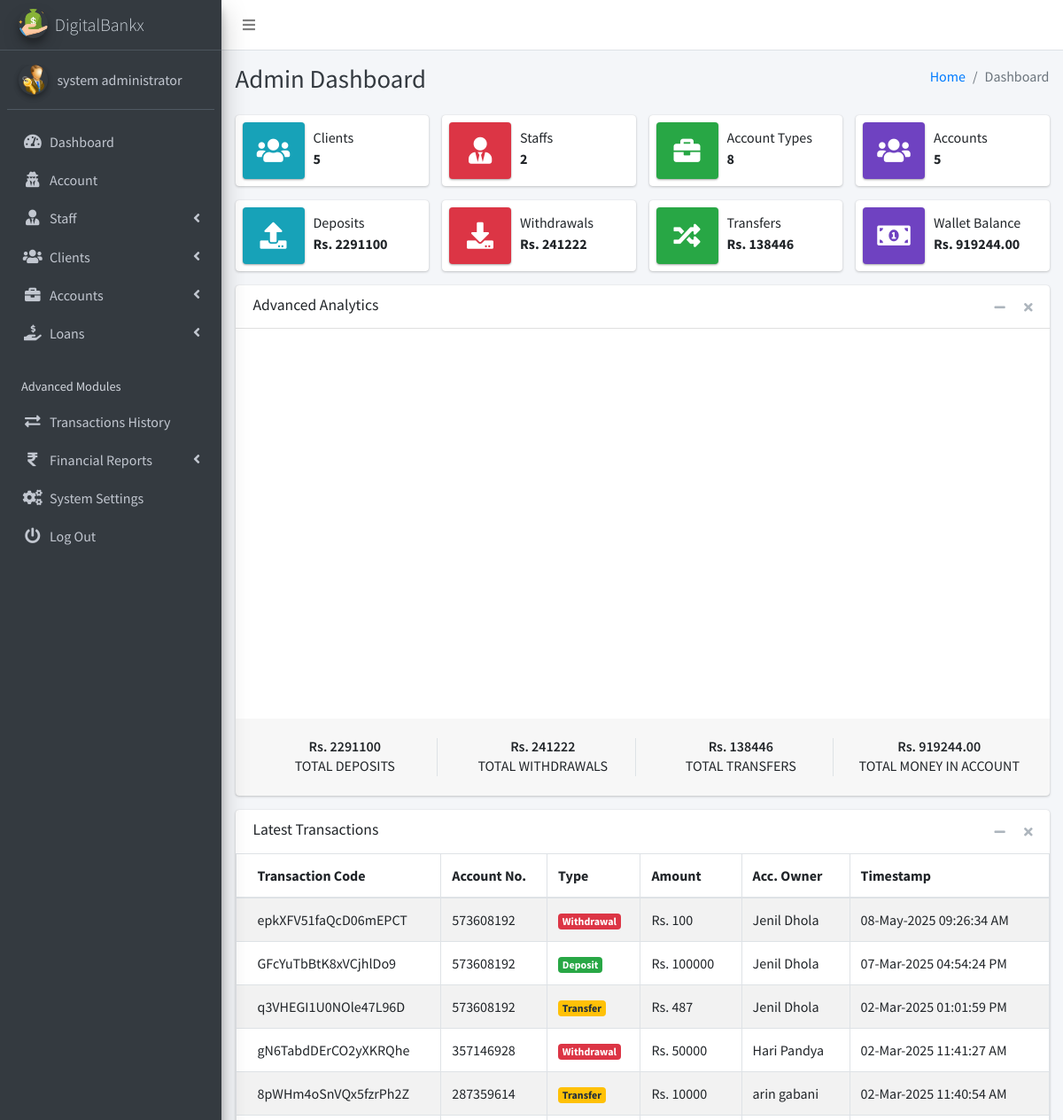
/admin/pages_dashboard.php (signed in, upper part), run on an earlier commit of the app's database.
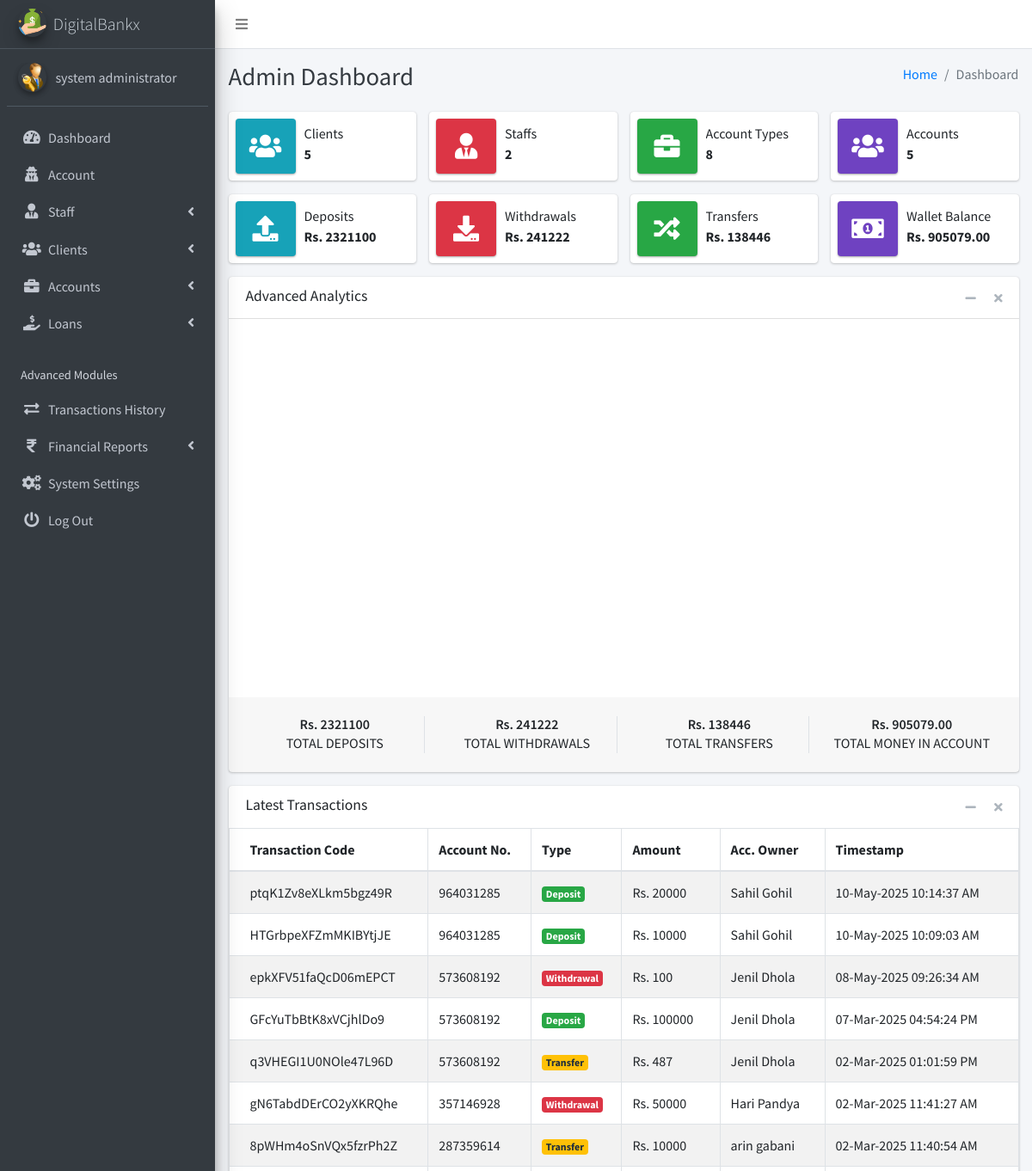
And on a later commit of the database.
### tables this page shows
CREATE TABLE `ib_systemsettings` (
  `id` int(20) NOT NULL,
  `sys_name` longtext NOT NULL,
  `sys_tagline` longtext NOT NULL,
  `sys_logo` varchar(200) NOT NULL,
  `is_active` tinyint(1) NOT NULL DEFAULT 1
);

CREATE TABLE `ib_admin` (
  `admin_id` int(11) NOT NULL,
  `name` varchar(200) NOT NULL,
  `email` varchar(200) NOT NULL,
  `number` varchar(200) NOT NULL,
  `password` varchar(200) NOT NULL,
  `profile_pic` varchar(200) NOT NULL,
  `is_active` tinyint(1) NOT NULL DEFAULT 1,
  `otp` varchar(6) DEFAULT NULL,
  `otp_expiry` datetime DEFAULT NULL
);

CREATE TABLE `ib_transactions` (
  `tr_id` int(20) NOT NULL,
  `tr_code` varchar(200) NOT NULL,
  `account_id` int(20) NOT NULL,
  `tr_type` varchar(200) NOT NULL,
  `tr_status` varchar(200) NOT NULL,
  `client_id` int(10) UNSIGNED NOT NULL,
  `transaction_amt` varchar(200) NOT NULL,
  `receiving_acc_no` varchar(200) DEFAULT NULL,
  `created_at` timestamp(6) NOT NULL DEFAULT current_timestamp(6) ON UPDATE current_timestamp(6),
  `is_active` tinyint(1) NOT NULL DEFAULT 1
);

CREATE TABLE `ib_bankaccounts` (
  `account_id` int(20) NOT NULL,
  `acc_name` varchar(200) NOT NULL,
  `account_number` varchar(200) NOT NULL,
  `acc_type` varchar(200) NOT NULL,
  `acc_rates` varchar(200) NOT NULL,
  `acc_status` varchar(200) NOT NULL,
  `acc_amount` decimal(10,2) NOT NULL,
  `client_id` int(10) UNSIGNED DEFAULT NULL,
  `created_at` timestamp(6) NOT NULL DEFAULT current_timestamp(6) ON UPDATE current_timestamp(6),
  `is_active` tinyint(1) NOT NULL DEFAULT 1
);

### admin/pages_dashboard.php (the view, shortened to what the changed rows need)
<?php
include('conf/config.php');
$result = "SELECT SUM(transaction_amt) FROM iB_Transactions WHERE  tr_type = 'Deposit' ";
$stmt = $mysqli->prepare($result);
$stmt->execute();
$stmt->bind_result($iB_deposits);
$result = "SELECT SUM(acc_amount) FROM iB_bankAccounts";
$stmt = $mysqli->prepare($result);
$stmt->execute();
$stmt->bind_result($TotalBalInAccount);
?>
<!DOCTYPE html>
<html lang="en">
<?php include("dist/_partials/head.php"); ?>
<body class="hold-transition sidebar-mini layout-fixed layout-navbar-fixed">
  <div class="wrapper">
    <?php include("dist/_partials/sidebar.php"); ?>
    <div class="content-wrapper">
      <div class="content-header">
        <div class="container-fluid">
          <div class="row mb-2">
            <div class="col-sm-6">
              <h1 class="m-0 text-dark">Admin Dashboard</h1>
            </div>
          </div>
        </div>
      </div>
      <section class="content">
        <div class="container-fluid">
          <div class="row">
            <div class="col-12 col-sm-6 col-md-3">
              <div class="info-box">
                <div class="info-box-content">
                  <span class="info-box-text">Deposits</span>
                  <span class="info-box-number">
                    Rs. <?php echo $iB_deposits; ?>
                  </span>
                </div>
              </div>
            </div>
            <div class="col-12 col-sm-6 col-md-3">
              <div class="info-box mb-3">
                <div class="info-box-content">
                  <span class="info-box-text">Wallet Balance</span>
                  <span class="info-box-number">Rs. <?php echo $TotalBalInAccount; ?></span>
                </div>
              </div>
            </div>
          </div>
          <div class="row">
            <div class="col-md-12">
              <div class="card">
                <div class="card-footer">
                  <div class="row">
                    <div class="col-sm-3 col-6">
                      <div class="description-block border-right">
                        <h5 class="description-header">Rs. <?php echo $iB_deposits; ?></h5>
                        <span class="description-text">TOTAL DEPOSITS</span>
                      </div>
                    </div>
                    <div class="col-sm-3 col-6">
                      <div class="description-block">
                        <h5 class="description-header">Rs. <?php echo $TotalBalInAccount; ?> </h5>
                        <span class="description-text">TOTAL MONEY IN Account</span>
                      </div>
                    </div>
                  </div>
                </div>
              </div>
            </div>
          </div>
          <div class="row">
            <div class="col-md-12">
              <div class="card">
                <div class="card-body p-0">
                  <div class="table-responsive">
                    <table class="table table-hover table-bordered table-striped m-0">
                      <thead>
                        <tr>
                          <th>Transaction Code</th>
                          <th>Account No.</th>
                          <th>Type</th>
                          <th>Amount</th>
                          <th>Acc. Owner</th>
                          <th>Timestamp</th>
                        </tr>
                      </thead>
                      <tbody>
                        <?php
                        $ret = "SELECT
                t.*,
                b.account_number,
                b.acc_type,
                COALESCE(b.acc_name, 'N/A') AS account_owner,
                COALESCE(c.name, 'N/A') AS client_name
            FROM iB_Transactions t
            LEFT JOIN ib_bankaccounts b ON t.account_id = b.account_id
            LEFT JOIN ib_clients c ON t.client_id = c.client_id
            ORDER BY t.created_at DESC";
                        $stmt = $mysqli->prepare($ret);
                        if ($stmt) {
                          $stmt->execute();
                          $res = $stmt->get_result();
                          while ($row = $res->fetch_object()) {
                            $transTstamp = $row->created_at ?? 'N/A';
                            $alertClass = "<span class='badge badge-warning'>Transfer</span>";
                            if (isset($row->tr_type)) {
                              if ($row->tr_type == 'Deposit') {
                                $alertClass = "<span class='badge badge-success'>$row->tr_type</span>";
                              } elseif ($row->tr_type == 'Withdrawal') {
                                $alertClass = "<span class='badge badge-danger'>$row->tr_type</span>";
                              }
                            }
                            ?>
                            <tr>
                              <td><?php echo htmlspecialchars($row->tr_code ?? 'N/A'); ?></td>
                              <td><?php echo htmlspecialchars($row->account_number ?? 'N/A'); ?></td>
                              <td><?php echo $alertClass; ?></td>
                              <td>Rs. <?php echo htmlspecialchars($row->transaction_amt ?? '0.00'); ?></td>
                              <td><?php echo isset($row->client_name) ? htmlspecialchars($row->client_name) : 'N/A'; ?></td>
                              <td>
                                <?php echo $transTstamp !== 'N/A' ? date("d-M-Y h:i:s A", strtotime($transTstamp)) : 'N/A'; ?>
                              </td>
                            </tr>
                          <?php }
                        } else {
                          echo "<tr><td colspan='6'>Error fetching transactions.</td></tr>";
                        }
                        ?>
                      </tbody>
                    </table>
                  </div>
                </div>
              </div>
            </div>
          </div>
        </div>
      </section>
    </div>
  </div>
</body>
</html>

### admin/dist/_partials/sidebar.php (shortened to what the changed rows need)
<aside class="main-sidebar sidebar-dark-primary elevation-4">
    <?php
    $admin_id = $_SESSION['admin_id'];
    $query = "SELECT * FROM iB_admin WHERE admin_id = ?";
    $stmt = $mysqli->prepare($query);
    $stmt->bind_param('i', $admin_id);
    $stmt->execute();
    $res = $stmt->get_result();
    while ($row = $res->fetch_object()) {
        $profile_picture = empty($row->profile_pic)
            ? "<img src='dist/img/user_icon.png' class='img-circle elevation-2' alt='User Image'>"
            : "<img src='dist/img/$row->profile_pic' class='img-circle elevation-2' alt='User Image'>";
        $sys_query = "SELECT * FROM iB_SystemSettings";
        $stmt = $mysqli->prepare($sys_query);
        $stmt->execute();
        $sys_res = $stmt->get_result();
        while ($sys = $sys_res->fetch_object()) {
            ?>
            <a href="pages_dashboard.php" class="brand-link text-light">
                <img src="dist/img/<?php echo $sys->sys_logo; ?>" alt="Logo" class="brand-image img-circle elevation-3">
                <span class="brand-text font-weight-light"><?php echo $sys->sys_name; ?></span>
            </a>
            <div class="sidebar">
                <div class="user-panel mt-3 pb-3 mb-3 d-flex align-items-center">
    <div class="image"><?php echo $profile_picture; ?></div>
    <div class="info">
        <a href="#" class="d-block"><?php echo $row->name; ?></a>
    </div>
</div>
                <nav class="mt-2">
                    <ul class="nav nav-pills nav-sidebar flex-column" data-widget="treeview" role="menu">
                        <li class="nav-item">
                            <a href="pages_dashboard.php" class="nav-link">
                                <i class="nav-icon fas fa-tachometer-alt"></i>
                                <p>Dashboard</p>
                            </a>
                        </li>
                        <li class="nav-item">
                            <a href="pages_account.php" class="nav-link">
                                <i class="nav-icon fas fa-user-secret"></i>
                                <p>Account</p>
                            </a>
                        </li>
                        <li class="nav-item has-treeview">
                            <a href="#" class="nav-link">
                                <i class="nav-icon fas fa-user-tie"></i>
                                <p>Staff <i class="fas fa-angle-left right"></i></p>
                            </a>
                        </li>
                        <li class="nav-item has-treeview">
                            <a href="#" class="nav-link">
                                <i class="nav-icon fas fa-users"></i>
                                <p>Clients <i class="fas fa-angle-left right"></i></p>
                            </a>
                        </li>
                        <li class="nav-item has-treeview">
                            <a href="#" class="nav-link">
                                <i class="nav-icon fas fa-briefcase"></i>
                                <p>Accounts <i class="fas fa-angle-left right"></i></p>
                            </a>
                        </li>
                        <li class="nav-item has-treeview">
                            <a href="#" class="nav-link">
                                <i class="nav-icon fas fa-hand-holding-usd"></i>
                                <p>
                                    Loans
                                    <i class="fas fa-angle-left right"></i>
                                </p>
                            </a>
                        </li>
                        <li class="nav-header">Advanced Modules</li>
                        <li class="nav-item">
                            <a href="pages_transactions_engine.php" class="nav-link">
                                <i class="nav-icon fas fa-exchange-alt"></i>
                                <p>Transactions History</p>
                            </a>
                        </li>
                        <li class="nav-item has-treeview">
                            <a href="#" class="nav-link">
                                <i class="nav-icon fas fa-rupee-sign"></i>
                                <p>Financial Reports <i class="fas fa-angle-left right"></i></p>
                            </a>
                        </li>
                        <li class="nav-item">
                            <a href="pages_system_settings.php" class="nav-link">
                                <i class="nav-icon fas fa-cogs"></i>
                                <p>System Settings</p>
                            </a>
                        </li>
                        <li class="nav-item">
                            <a href="pages_logout.php" class="nav-link">
                                <i class="nav-icon fas fa-power-off"></i>
                                <p>Log Out</p>
                            </a>
                        </li>
                    </ul>
                </nav>
            </div>
        </aside>
    <?php }
    } ?>

What changed in the data, as far as the page shows it:
added ib_transactions: tr_code "ptqK1Zv8eXLkm5bgz49R", account.account_number "964031285", tr_type "Deposit", transaction_amt "20000", client_name "Sahil Gohil", created_at "10-May-2025 10:14:37 AM"
added ib_transactions: tr_code "HTGrbpeXFZmMKIBYtjJE", account.account_number "964031285", tr_type "Deposit", transaction_amt "10000", client_name "Sahil Gohil", created_at "10-May-2025 10:09:03 AM"
Also different on the page:
$iB_deposits: "2291100" → "2321100"
$TotalBalInAccount: "919244.00" → "905079.00"
